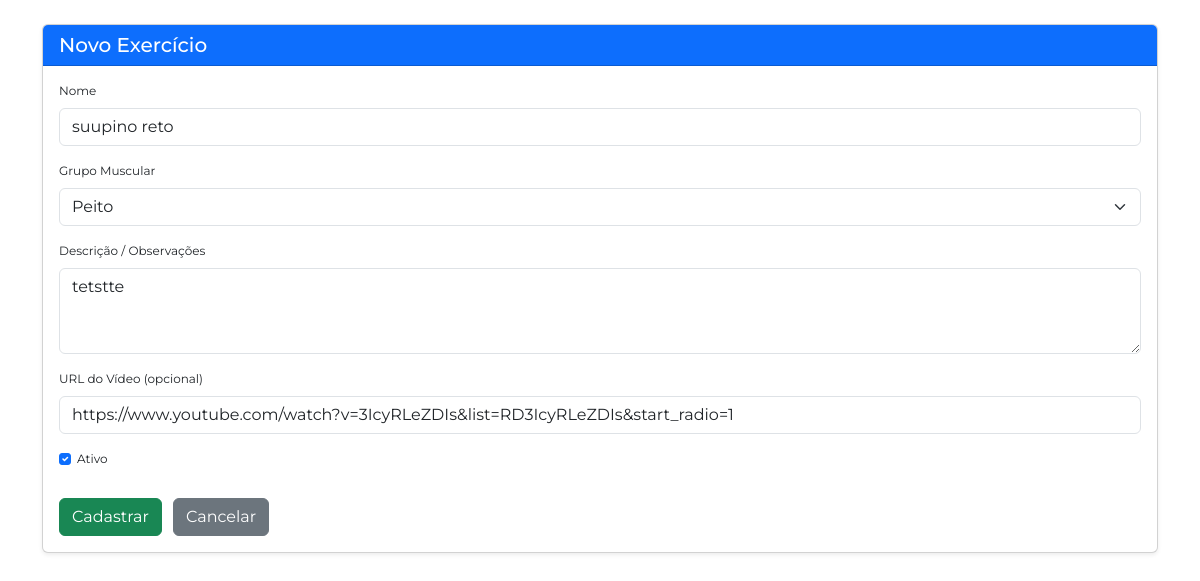
The app's page /exercicios/editar/1 (signed in) with its own data.
### app/models.py (models this page shows, shortened)
class Exercicio(db.Model):
    __tablename__ = 'exercicio'
    id = db.Column(db.Integer, primary_key=True)
    nome = db.Column(db.String(100), nullable=False)
    grupo_muscular = db.Column(db.String(50))
    descricao = db.Column(db.Text)
    video_url = db.Column(db.String(200))
    ativo = db.Column(db.Boolean, default=True)

### app/blueprints/exercicios/routes.py (the view)
@exercicios_blueprint.route('/editar/<int:exercicio_id>', methods=['GET', 'POST'])
@login_required
def editarExercicio(exercicio_id):
    exercicio = Exercicio.query.get_or_404(exercicio_id)
    form = ExercicioForm(obj=exercicio)
    if form.validate_on_submit():
        form.populate_obj(exercicio)
        db.session.commit()
        flash('Exercicio atualizado com sucesso!', 'success')
        return redirect(url_for('exercicios.listarExercicios'))
    return render_template('exercicio_form.html', form=form, titulo=f'Editar Exercicio: {exercicio.nome}')

### app/blueprints/exercicios/form.py
class ExercicioForm(FlaskForm):
    nome = StringField('Nome', validators=[DataRequired(message="O nome é obrigatório."), Length(min=2, max=100)])
    grupo_muscular = SelectField(
        'Grupo Muscular',
        choices=[
            ('peito', 'Peito'),
            ('costas', 'Costas'),
            ('ombro', 'Ombros'),
            ('biceps', 'Bíceps'),
            ('triceps', 'Tríceps'),
            ('pernas', 'Pernas'),
            ('gluteo', 'Glúteo'),
            ('abdomen', 'Abdômen'),
            ('outro', 'Outro')
        ],
        validators=[DataRequired(message="Selecione um grupo muscular.")]
    )
    descricao = TextAreaField('Descrição / Observações', validators=[Optional()])
    video_url = StringField(
        'URL do Vídeo (opcional)',
        validators=[Optional(), URL(message="Informe uma URL válida.")]
    )
    ativo = BooleanField('Ativo', default=True)

### app/models.py (called while the page is built)
@login_manager.user_loader
def load_user(user_id):
    return User.query.get(user_id)

### app/blueprints/exercicios/templates/exercicio_form.html (shortened to what this page needs)
{% extends "base.html" %}
{% block content %}
<div class="container mt-4">
    <div class="card shadow-sm">
        <div class="card-header bg-primary text-white">
            <h5 class="mb-0">
                {% if form_type == 'edit' %}
                    Editar Exercício
                {% else %}
                    Novo Exercício
                {% endif %}
            </h5>
        </div>
        <div class="card-body">
            <form method="POST">
                <div class="mb-3">
                    <label class="form-label">{{ form.nome.label }}</label>
                    {{ form.nome(class="form-control", placeholder="Ex: Supino reto") }}
                </div>
                <div class="mb-3">
                    <label class="form-label">{{ form.grupo_muscular.label }}</label>
                    {{ form.grupo_muscular(class="form-select") }}
                </div>
                <div class="mb-3">
                    <label class="form-label">{{ form.descricao.label }}</label>
                    {{ form.descricao(class="form-control", rows="3", placeholder="Detalhes, técnicas, observações...") }}
                </div>
                <div class="mb-3">
                    <label class="form-label">{{ form.video_url.label }}</label>
                    {{ form.video_url(class="form-control", placeholder="https://youtube.com/...") }}
                </div>
                <div class="form-check mb-3">
                    {{ form.ativo(class="form-check-input") }}
                    <label class="form-check-label">{{ form.ativo.label }}</label>
                </div>
                <div class="mt-4">
                    <button type="submit" class="btn btn-success">
                        {% if form_type == 'edit' %}Salvar Alterações{% else %}Cadastrar{% endif %}
                    </button>
                    <a href="{{ url_for('exercicios.listarExercicios') }}" class="btn btn-secondary ms-2">
                        Cancelar
                    </a>
                </div>
            </form>
        </div>
    </div>
</div>
{% endblock %}

### app/static/css/style.css (style rules this page uses)
:root { --cor-de-fundo: #FFFFFF; --cor-principal: #002f52; --cor-titulo: #ebecee; --azul: #0088FF; --amarelo: #FFCC00; --vermelho: #FF2227; --verde: #34C759; --roxo: #CB30E0; --fonte-principal: "Montserrat", sans-serif; --fonte-secundaria: "Josefin Sans"; }
body { margin: 0 !important; padding: 0 !important; background-color: var(--cor-de-fundo); font-family: var(--fonte-principal); font-size: 12px; font-weight: 400; }

### records on screen
Exercicio: nome "suupino reto", grupo_muscular "Peito", descricao "tetstte", video_url "https://www.youtube.com/watch?v=3IcyRLeZDIs&list=RD3IcyRLeZDIs&start_radio=1", ativo "☑"
